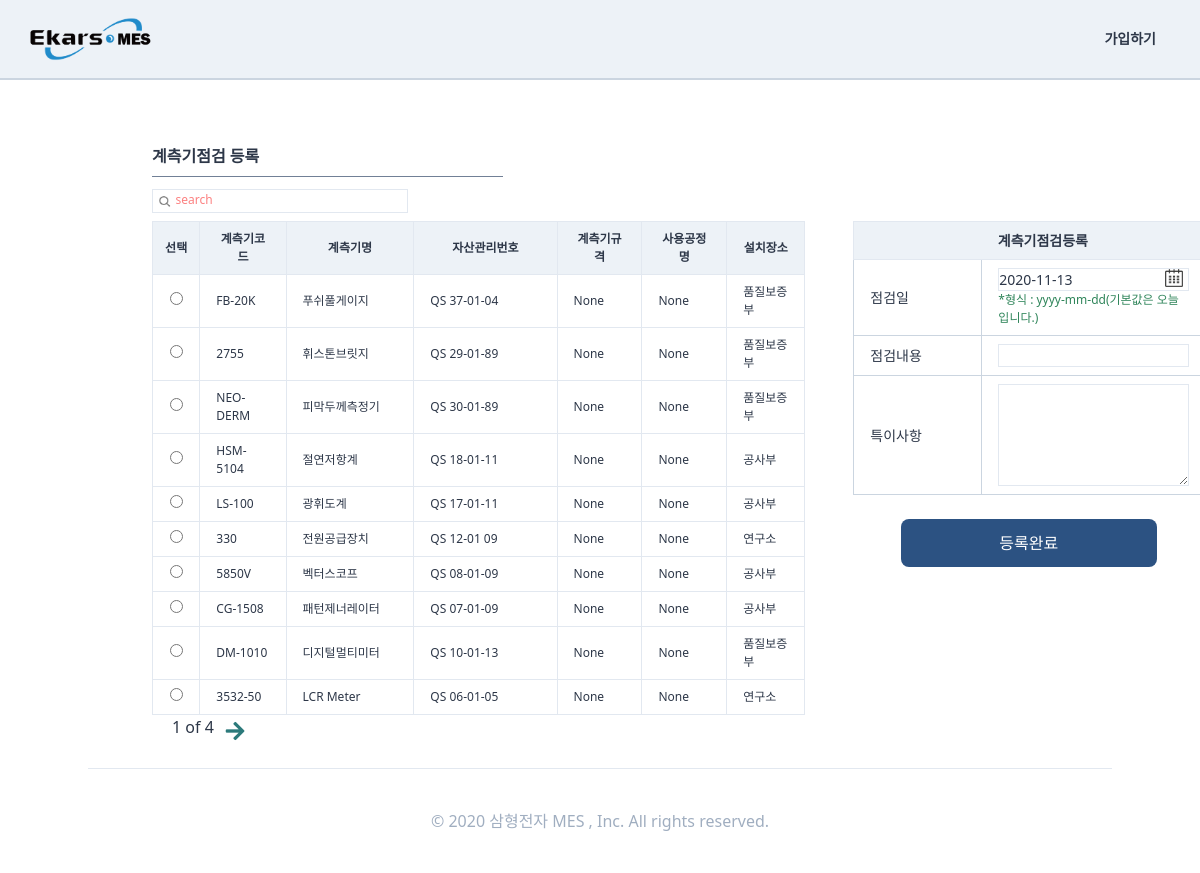
Page /qualitycontrols/measurecheckdetailregister/ on the committed database.
### StandardInformation/models.py (models this page shows, shortened)
class Measure(TimeStampedModel):
    작성자 = models.ForeignKey(
        "users.User", related_name="계측기작성자", on_delete=models.SET_NULL, null=True
    )
    계측기코드 = models.CharField(max_length=40, blank=True, null=True)
    계측기명 = models.CharField(max_length=40, blank=True, null=True)
    자산관리번호 = models.CharField(max_length=40, null=True)
    계측기규격 = models.CharField(max_length=40, blank=True, null=True)
    설치년월일 = models.DateField(auto_now=False, auto_now_add=False, null=True)
    사용공정명 = models.CharField(max_length=40, blank=True, null=True)
    설치장소 = models.CharField(max_length=40, blank=True, null=True)
    구매금액 = models.IntegerField(blank=True, null=True)
    file = models.ImageField(
        upload_to="images", blank=True, null=True, help_text="계측기의 사진을 첨부해주세요."
    )
    class Meta:
        verbose_name = "계측기"
        verbose_name_plural = "계측기"

### qualitycontrols/views.py (the view, shortened to what this page needs)
def measurecheckdetailregister(request):
    form = forms.measurecheckregisterForm(request.POST or None)
    search = request.GET.get("search")
    if search is None:
        customer = SI_models.Measure.objects.all().order_by("-created")
        s_bool = False
    pagediv = 10
    totalpage = int(math.ceil(len(customer) / pagediv))
    paginator = Paginator(customer, pagediv, orphans=0)
    page = request.GET.get("page", "1")
    customer = paginator.get_page(page)
    nextpage = int(page) + 1
    previouspage = int(page) - 1
    notsamebool = True
    seletelist = [
        "제품구분",
    ]
    nonpage = False
    if totalpage == 0:
        nonpage = True
    if int(page) == totalpage:
        notsamebool = False
    if (search is None) or (search == ""):
        search = "search"
    return render(
        request,
        "qualitycontrols/orderregister.html",
        {
            "customer": customer,
            "form": form,
            "search": search,
            "page": page,
            "totalpage": totalpage,
            "notsamebool": notsamebool,
            "nextpage": nextpage,
            "previouspage": previouspage,
            "s_bool": s_bool,
            "seletelist": seletelist,
            "nonpage": nonpage,
        },
    )

### qualitycontrols/forms.py (shortened to what this page needs)
class measurecheckregisterForm(forms.ModelForm):
    계측기 = forms.CharField(max_length=20, required=True)
    class Meta:
        model = MS_models.MeasureCheckRegister
        fields = (
            "점검일",
            "점검내용",
            "특이사항",
        )
        help_texts = {
            "점검일": "*형식 : yyyy-mm-dd(기본값은 오늘입니다.)",
        }

### templates/qualitycontrols/orderregister.html (shortened to what this page needs)
{%extends "qualitycontrols/qualitycontrolshome.html"%}
{%load static%}
{%block main_contens%}
<div class="w-11/12 h-full ml-32 -mt-6 font-normal pt-12 flex flex-row">
    <div class="flex flex-col p-6 w-full ">
        <span class="border-b w-1/3 mb-3 border-gray-600 pb-2 font-semibold text-base">계측기점검 등록 </span>
        <div class="w-64 border h-6 mb-2">
            <form method="get" action="" class="w-full flex ">
                <button class="w-4 h-4 mt-1 ml-1  rounded-xl bg-cover bg-center"
                    style="background-image:url({% static 'img/search.png' %});"></button>
                <input name="search" placeholder={{search}}
                    class="ml-1 w-full border-none search-box text-xs font-medium placeholder-red-400 focus: outline-none" />
            </form>
        </div>
        <div class="flex   items-start">
            <div class="flew flex-col w-8/12">
                <form method="POST" class="w-full flex flex-col justify-center" enctype="multipart/form-data">
                    <table class="table-fixed font-light text-xs ">
                        <thead>
                            <tr>
                                <th class="border bg-gray-200 px-1 py-2 w-12">선택</th>
                                <th class="border bg-gray-200 px-4 py-2 w-24">계측기코드</th>
                                <th class="border bg-gray-200 px-4 py-2 w-40">계측기명</th>
                                <th class="border bg-gray-200 px-4 py-2 w-48">자산관리번호</th>
                                <th class="border bg-gray-200 px-4 py-2 w-24">계측기규격</th>
                                <th class="border bg-gray-200 px-4 py-2 w-24">사용공정명</th>
                                <th class="border bg-gray-200 px-4 py-2 w-24">설치장소</th>
                            </tr>
                        </thead>
                        <tbody>
                            <ul id="id_계측기">
                                {%for list in customer%}
                                <tr>
                                    <td class="border px-4 py-2 text-center">
                                        <label for="id_계측기_0"><input type="radio" name="계측기" value={{list.pk}}
                                                required="" id="id_계측기_0">
                                        </label>
                                    </td>
                                    <td class="border px-4 py-2 hover:text-blue-700">
                                        {{list.계측기코드}}</td>
                                    <td class="border px-4 py-2">{{list.계측기명}}</td>
                                    <td class="border px-4 py-2">{{list.자산관리번호}}</td>
                                    <td class="border px-4 py-2">{{list.계측기규격}}</td>
                                    <td class="border px-4 py-2">{{list.사용공정명}}</td>
                                    <td class="border px-4 py-2">{{list.설치장소}}</td>
                                </tr>
                                {%endfor%}
                            </ul>
                        </tbody>
                    </table>
                    {%if nonpage%}
                    {%else%}
                    <div class="flex ml-2">
                        <span class="mx-3 font-medium  text-base">{{page}} of
                            {{totalpage}}</span>
                        {% if notsamebool %}
                        {%if s_bool%}
                        <a href="?search={{search}}&page={{nextpage}}" class="text-teal-700"><i
                                class="fas fa-arrow-right fa-lg mt-2"></i></a>
                        {%else%}
                        <a href="?page={{nextpage}}" class="text-teal-700"><i
                                class="fas fa-arrow-right fa-lg mt-2"></i></a>
                        {% endif %}{% endif %}
                    </div>
                    {%endif%}
            </div>
            <div class=" flex flex-col justify-center items-center w-4/12 ml-12">
                <div class="w-full justify-center flex flex-col">
                    <table class="table-fixed text-sm w-full">
                        <thead>
                            <tr>
                                <th class="border border-r-0 bg-gray-200 px-4 py-2 w-32"></th>
                                <th class="border border-l-0 bg-gray-200 px-4 py-2 w-56 text-left">계측기점검등록</th>
                            </tr>
                        </thead>
                        <tbody>
                            {% for field in form %}
                            <tr>
                                {%if field.name != "계측기"%}
                                <td class="border border-gray-400 px-4 py-2">
                                    {{field.name}}
                                </td>
                                <td class="border border-gray-400 px-4 py-2">
                                    <div
                                        class="  {%if field.name not in seletelist %} border hover:border-gray-500 w-full {%endif%} flex">
                                        {% if field.name == "점검일" %}
                                        <input type="text" name="점검일" id="date2" size="10" />
                                        {% else %}
                                        {{field}}
                                        {% endif %}
                                    </div>
                                    <div class="text-xs text-green-700 ">
                                        {{field.help_text}}
                                    </div>
                                </td>
                                {%endif%}
                            </tr>
                            {%endfor%}
                        </tbody>
                    </table>
                </div>
                <div class=" flex flex-row">
                    <button class="btn-link bg-blue-800 text-white w-64 h-12 mt-6 ">
                        <div class="text-base font-medium">등록완료</div>
                    </button>
                </div>
            </div>
        </div>
    </div>
</div>
{%endblock main_contens %}

### rows in the picture
Measure: 계측기코드 "FB-20K", 계측기명 "푸쉬풀게이지", 자산관리번호 "QS 37-01-04", 계측기규격 "None", 사용공정명 "None", 설치장소 "품질보증부"
Measure: 계측기코드 "2755", 계측기명 "휘스톤브릿지", 자산관리번호 "QS 29-01-89", 계측기규격 "None", 사용공정명 "None", 설치장소 "품질보증부"
Measure: 계측기코드 "NEO-DERM", 계측기명 "피막두께측정기", 자산관리번호 "QS 30-01-89", 계측기규격 "None", 사용공정명 "None", 설치장소 "품질보증부"
Measure: 계측기코드 "HSM-5104", 계측기명 "절연저항계", 자산관리번호 "QS 18-01-11", 계측기규격 "None", 사용공정명 "None", 설치장소 "공사부"
Measure: 계측기코드 "LS-100", 계측기명 "광휘도계", 자산관리번호 "QS 17-01-11", 계측기규격 "None", 사용공정명 "None", 설치장소 "공사부"
Measure: 계측기코드 "330", 계측기명 "전원공급장치", 자산관리번호 "QS 12-01 09", 계측기규격 "None", 사용공정명 "None", 설치장소 "연구소"
Measure: 계측기코드 "5850V", 계측기명 "벡터스코프", 자산관리번호 "QS 08-01-09", 계측기규격 "None", 사용공정명 "None", 설치장소 "공사부"
Measure: 계측기코드 "CG-1508", 계측기명 "패턴제너레이터", 자산관리번호 "QS 07-01-09", 계측기규격 "None", 사용공정명 "None", 설치장소 "공사부"
Measure: 계측기코드 "DM-1010", 계측기명 "디지털멀티미터", 자산관리번호 "QS 10-01-13", 계측기규격 "None", 사용공정명 "None", 설치장소 "품질보증부"
Measure: 계측기코드 "3532-50", 계측기명 "LCR Meter", 자산관리번호 "QS 06-01-05", 계측기규격 "None", 사용공정명 "None", 설치장소 "연구소"

### other values in the picture
{{ page }} "1"
{{ totalpage }} "4"
{{ field.name }} "점검일" "점검내용" "특이사항"
{{ field.help_text }} "*형식 : yyyy-mm-dd(기본값은 오늘입니다.)"
